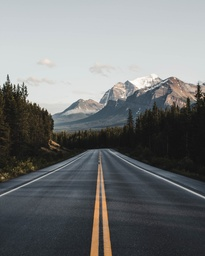
#> input picture code/embedded_system/road.jpg, 205 x 256 px, shrunk from 1400 x 1750 before the run
$ python main.py   (older library calls are emulated)
#> lines starting #> are read from the running program, lines starting #| are printed output that depends on the picture
### code/embedded_system/sobel.py
import numpy as np
import cv2
from matplotlib import pyplot as plt

def apply_sobel(image_path):
    # 讀取圖片
#> called with image_path = 'road.jpg'
    img = cv2.imread(image_path)
#> img is the input picture: shape (256, 205, 3); mean B, G, R 117.5, 116.8, 114.3

    # 轉換為灰度圖
    gray = cv2.cvtColor(img, cv2.COLOR_BGR2GRAY)
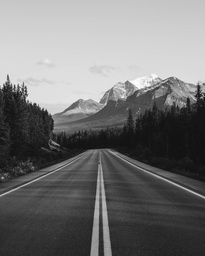
#> gray: shape (256, 205); min 11, max 255, mean 116.1

    # 計算 X 方向的 Sobel
    sobelx = cv2.Sobel(gray, cv2.CV_64F, 1, 0, ksize=3)
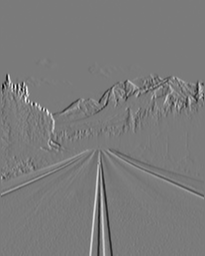
#> sobelx: shape (256, 205) float64; min -654, max 704, mean -0.3; drawn with min black and max white

    # 計算 Y 方向的 Sobel
    sobely = cv2.Sobel(gray, cv2.CV_64F, 0, 1, ksize=3)
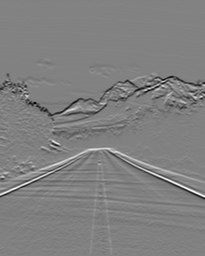
#> sobely: shape (256, 205) float64; min -553, max 536, mean -4.6; drawn with min black and max white

    # 計算梯度幅值
    magnitude = np.sqrt(sobelx**2 + sobely**2)
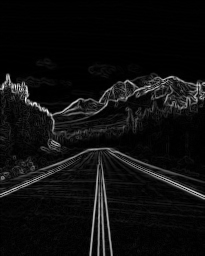
#> magnitude: shape (256, 205) float64; min 0, max 704.9, mean 40.9; drawn with min black and max white

    # 將梯度幅值轉換為0-255的範圍
    magnitude = np.uint8(np.absolute(magnitude))
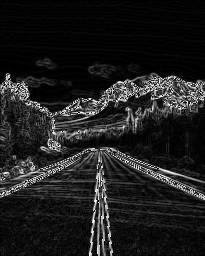
#> magnitude: shape (256, 205); min 0, max 255, mean 30.4

    # 創建圖像顯示
    plt.figure(figsize=(8, 7))

    plt.subplot(2, 2, 1)
    plt.imshow(cv2.cvtColor(img, cv2.COLOR_BGR2RGB))
    plt.title('Original Image')
    plt.axis('off')

    plt.subplot(2, 2, 2)
    plt.imshow(magnitude, cmap='gray')
    plt.title('Sobel Edge Detection')
    plt.axis('off')

    plt.subplot(2, 2, 3)
    plt.imshow(np.absolute(sobelx), cmap='gray')
    plt.title('Sobel X')
    plt.axis('off')

    plt.subplot(2, 2, 4)
    plt.imshow(np.absolute(sobely), cmap='gray')
    plt.title('Sobel Y')
    plt.axis('off')

    plt.tight_layout()
    plt.show()
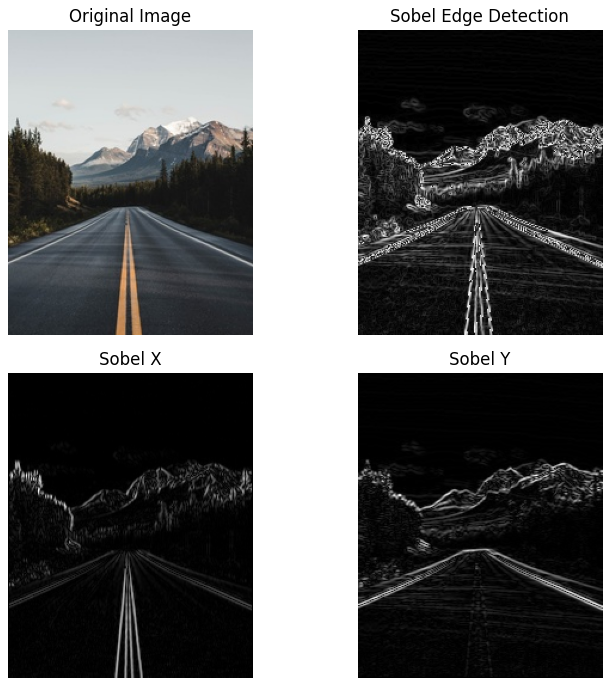
#> figure drawn by matplotlib, 4 panels

    # 保存結果
    cv2.imwrite('sobel_result.jpg', magnitude)

    return magnitude

# 使用函數
apply_sobel('road.jpg')

### code/embedded_system/lbp2.py
import numpy as np
from PIL import Image
import matplotlib.pyplot as plt

def get_pixel_value(img, center, x, y):
    """
    獲取像素值，如果座標超出圖像範圍則返回中心點的值
    """
    if 0 <= x < img.shape[0] and 0 <= y < img.shape[1] and img[x][y] >= center:
        return 1
    return 0

def calculate_lbp(img, x, y):
    """
    計算單個像素的LBP值
    """
    center = img[x][y]
    val_ar = [
        get_pixel_value(img, center, x-1, y-1),
        get_pixel_value(img, center, x-1, y),
        get_pixel_value(img, center, x-1, y+1),
        get_pixel_value(img, center, x, y+1),
        get_pixel_value(img, center, x+1, y+1),
        get_pixel_value(img, center, x+1, y),
        get_pixel_value(img, center, x+1, y-1),
        get_pixel_value(img, center, x, y-1)
    ]

    # 二進制轉十進制
    power_val = [1, 2, 4, 8, 16, 32, 64, 128]
    return sum(val_ar[i] * power_val[i] for i in range(len(val_ar)))

def get_lbp_image(image_path):
    """
    計算整張圖片的LBP特徵
    """
#> called with image_path = 'sobel_result.jpg'
    # 讀取圖片並轉為灰度圖
    img = Image.open(image_path).convert('L')
#> img: PIL image 205x256 L
    img_array = np.array(img)

    # 創建輸出圖像陣列
    height, width = img_array.shape
#> height = 256; width = 205
    lbp_array = np.zeros((height-2, width-2), dtype=np.uint8)

    # 計算每個像素的LBP值
    for i in range(1, height-1):
        for j in range(1, width-1):
            lbp_array[i-1][j-1] = calculate_lbp(img_array, i, j)
#> this loop made 254 passes
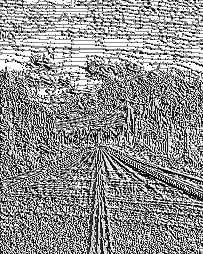
#> lbp_array: shape (254, 203); min 0, max 255, mean 145.7

    return lbp_array

# 使用範例
def main():
    image_path = "sobel_result.jpg"  # 替換為您要處理的圖片路徑

    # 獲取LBP特徵圖
    lbp_image = get_lbp_image(image_path)

    # 保存LBP特徵圖
    lbp_img = Image.fromarray(lbp_image)
    lbp_img.save("lbp_result.jpg")  # 保存為新的圖片

    plt.figure(figsize=(12, 6))

    plt.subplot(1, 2, 1)
    plt.imshow(lbp_image, cmap='gray')
    plt.title('LBP Image')
    plt.axis('off')


    plt.tight_layout()
    plt.show()

    return lbp_image

# 執行程式
# [2 lines that do not run on import are left out]

### code/embedded_system/main.py
import cv2
import sobel
import lbp2


img_sobel = sobel.apply_sobel('road.jpg')
img_lbp   = lbp2.main()
